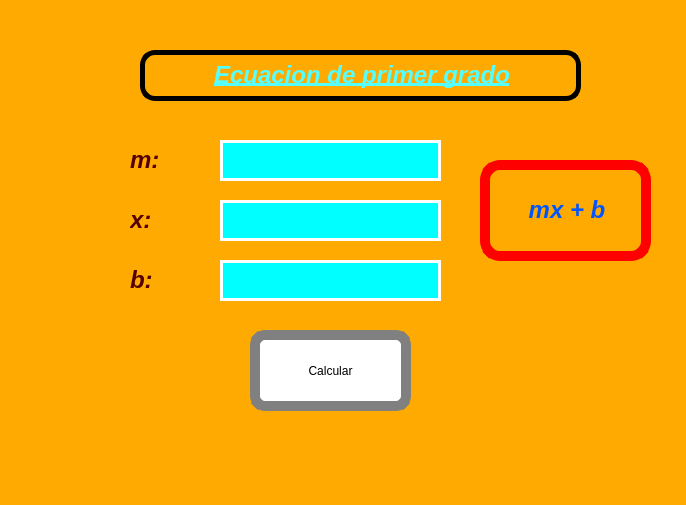
<?xml version="1.0" encoding="UTF-8"?>
<ui version="4.0">
 <class>MainWindow</class>
 <widget class="QMainWindow" name="MainWindow">
  <property name="geometry">
   <rect>
    <x>0</x>
    <y>0</y>
    <width>686</width>
    <height>505</height>
   </rect>
  </property>
  <property name="windowTitle">
   <string>MainWindow</string>
  </property>
  <property name="styleSheet">
   <string notr="true">background-color: rgb(255, 170, 0);</string>
  </property>
  <widget class="QWidget" name="centralwidget">
   <widget class="QToolButton" name="btn_calcular">
    <property name="geometry">
     <rect>
      <x>250</x>
      <y>330</y>
      <width>161</width>
      <height>81</height>
     </rect>
    </property>
    <property name="styleSheet">
     <string notr="true">
background-color: rgb(255, 255, 255);
    background-color: white;
    border: 10px solid grey;
    color: black;
border-radius: 15px;
</string>
    </property>
    <property name="text">
     <string>Calcular</string>
    </property>
   </widget>
   <widget class="QLabel" name="txt_m">
    <property name="geometry">
     <rect>
      <x>130</x>
      <y>140</y>
      <width>91</width>
      <height>41</height>
     </rect>
    </property>
    <property name="text">
     <string>&lt;html&gt;&lt;head/&gt;&lt;body&gt;&lt;p align=&quot;justify&quot;&gt;&lt;span style=&quot; font-size:18pt; font-weight:600; font-style:italic; color:#550000;&quot;&gt;m:&lt;/span&gt;&lt;/p&gt;&lt;/body&gt;&lt;/html&gt;</string>
    </property>
   </widget>
   <widget class="QLabel" name="txt_x">
    <property name="geometry">
     <rect>
      <x>130</x>
      <y>200</y>
      <width>91</width>
      <height>41</height>
     </rect>
    </property>
    <property name="text">
     <string>&lt;html&gt;&lt;head/&gt;&lt;body&gt;&lt;p&gt;&lt;span style=&quot; font-size:18pt; font-weight:600; font-style:italic; color:#550000;&quot;&gt;x:&lt;/span&gt;&lt;/p&gt;&lt;/body&gt;&lt;/html&gt;</string>
    </property>
   </widget>
   <widget class="QLineEdit" name="txt_m_2">
    <property name="geometry">
     <rect>
      <x>220</x>
      <y>140</y>
      <width>221</width>
      <height>41</height>
     </rect>
    </property>
    <property name="styleSheet">
     <string notr="true">
    border: 3px solid white;

background-color: rgb(0, 255, 255);</string>
    </property>
   </widget>
   <widget class="QLineEdit" name="txt_x_2">
    <property name="geometry">
     <rect>
      <x>220</x>
      <y>200</y>
      <width>221</width>
      <height>41</height>
     </rect>
    </property>
    <property name="styleSheet">
     <string notr="true">
    border: 3px solid white;

background-color: rgb(0, 255, 255);</string>
    </property>
   </widget>
   <widget class="QLineEdit" name="txt_b_2">
    <property name="geometry">
     <rect>
      <x>220</x>
      <y>260</y>
      <width>221</width>
      <height>41</height>
     </rect>
    </property>
    <property name="styleSheet">
     <string notr="true">
    border: 3px solid white;

background-color: rgb(0, 255, 255);</string>
    </property>
   </widget>
   <widget class="QLabel" name="txt_b">
    <property name="geometry">
     <rect>
      <x>130</x>
      <y>260</y>
      <width>71</width>
      <height>41</height>
     </rect>
    </property>
    <property name="text">
     <string>&lt;html&gt;&lt;head/&gt;&lt;body&gt;&lt;p&gt;&lt;span style=&quot; font-size:18pt; font-weight:600; font-style:italic; color:#550000;&quot;&gt;b:&lt;/span&gt;&lt;/p&gt;&lt;/body&gt;&lt;/html&gt;</string>
    </property>
   </widget>
   <widget class="QLabel" name="label_4">
    <property name="geometry">
     <rect>
      <x>140</x>
      <y>50</y>
      <width>441</width>
      <height>51</height>
     </rect>
    </property>
    <property name="styleSheet">
     <string notr="true">   border: 5px solid BROWM;
    color: black;
border-radius: 15px;</string>
    </property>
    <property name="text">
     <string>&lt;html&gt;&lt;head/&gt;&lt;body&gt;&lt;p align=&quot;center&quot;&gt;&lt;span style=&quot; font-size:18pt; font-weight:600; font-style:italic; text-decoration: underline; color:#55ffff;&quot;&gt;Ecuacion de primer grado&lt;/span&gt;&lt;/p&gt;&lt;/body&gt;&lt;/html&gt;</string>
    </property>
   </widget>
   <widget class="QLabel" name="label_5">
    <property name="geometry">
     <rect>
      <x>480</x>
      <y>160</y>
      <width>171</width>
      <height>101</height>
     </rect>
    </property>
    <property name="styleSheet">
     <string notr="true">   border: 10px solid Red;
    color: black;
border-radius: 20;px</string>
    </property>
    <property name="text">
     <string>&lt;html&gt;&lt;head/&gt;&lt;body&gt;&lt;p align=&quot;center&quot;&gt;&lt;span style=&quot; font-size:18pt; font-weight:600; font-style:italic; color:#0055ff;&quot;&gt;mx + b&lt;/span&gt;&lt;/p&gt;&lt;/body&gt;&lt;/html&gt;</string>
    </property>
   </widget>
  </widget>
  <widget class="QMenuBar" name="menubar">
   <property name="geometry">
    <rect>
     <x>0</x>
     <y>0</y>
     <width>686</width>
     <height>26</height>
    </rect>
   </property>
  </widget>
  <widget class="QStatusBar" name="statusbar"/>
 </widget>
 <resources/>
 <connections/>
</ui>
